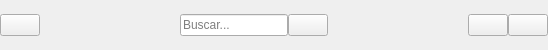
     <widget class="QWidget" name="widget_2" native="true">
      <property name="maximumSize">
       <size>
        <width>16777215</width>
        <height>50</height>
       </size>
      </property>
      <layout class="QHBoxLayout" name="horizontalLayout_3">
       <property name="spacing">
        <number>0</number>
       </property>
       <property name="leftMargin">
        <number>0</number>
       </property>
       <property name="topMargin">
        <number>0</number>
       </property>
       <property name="rightMargin">
        <number>0</number>
       </property>
       <property name="bottomMargin">
        <number>0</number>
       </property>
       <item>
        <widget class="QPushButton" name="MenuButton">
         <property name="text">
          <string/>
         </property>
         <property name="icon">
          <iconset>
           <normaloff>../resources/images/lista.png</normaloff>../resources/images/lista.png</iconset>
         </property>
         <property name="checkable">
          <bool>true</bool>
         </property>
        </widget>
       </item>
       <item>
        <spacer name="horizontalSpacer">
         <property name="orientation">
          <enum>Qt::Horizontal</enum>
         </property>
         <property name="sizeHint" stdset="0">
          <size>
           <width>140</width>
           <height>20</height>
          </size>
         </property>
        </spacer>
       </item>
       <item>
        <layout class="QHBoxLayout" name="horizontalLayout_2">
         <item>
          <widget class="QLineEdit" name="TextEntryLine">
           <property name="placeholderText">
            <string>Buscar...</string>
           </property>
          </widget>
         </item>
         <item>
          <widget class="QPushButton" name="SearchButton">
           <property name="text">
            <string/>
           </property>
           <property name="icon">
            <iconset>
             <normaloff>../resources/images/lupa.png</normaloff>../resources/images/lupa.png</iconset>
           </property>
           <property name="checkable">
            <bool>true</bool>
           </property>
          </widget>
         </item>
        </layout>
       </item>
       <item>
        <spacer name="horizontalSpacer_4">
         <property name="orientation">
          <enum>Qt::Horizontal</enum>
         </property>
         <property name="sizeHint" stdset="0">
          <size>
           <width>140</width>
           <height>20</height>
          </size>
         </property>
        </spacer>
       </item>
       <item>
        <widget class="QPushButton" name="PerfilButton">
         <property name="text">
          <string/>
         </property>
         <property name="icon">
          <iconset>
           <normaloff>../resources/images/usuario-de-perfil.png</normaloff>../resources/images/usuario-de-perfil.png</iconset>
         </property>
         <property name="checkable">
          <bool>true</bool>
         </property>
        </widget>
       </item>
       <item>
        <widget class="QPushButton" name="SettingButton">
         <property name="text">
          <string/>
         </property>
         <property name="icon">
          <iconset>
           <normaloff>../resources/images/ajustes.png</normaloff>../resources/images/ajustes.png</iconset>
         </property>
         <property name="checkable">
          <bool>true</bool>
         </property>
        </widget>
       </item>
      </layout>
     </widget>
